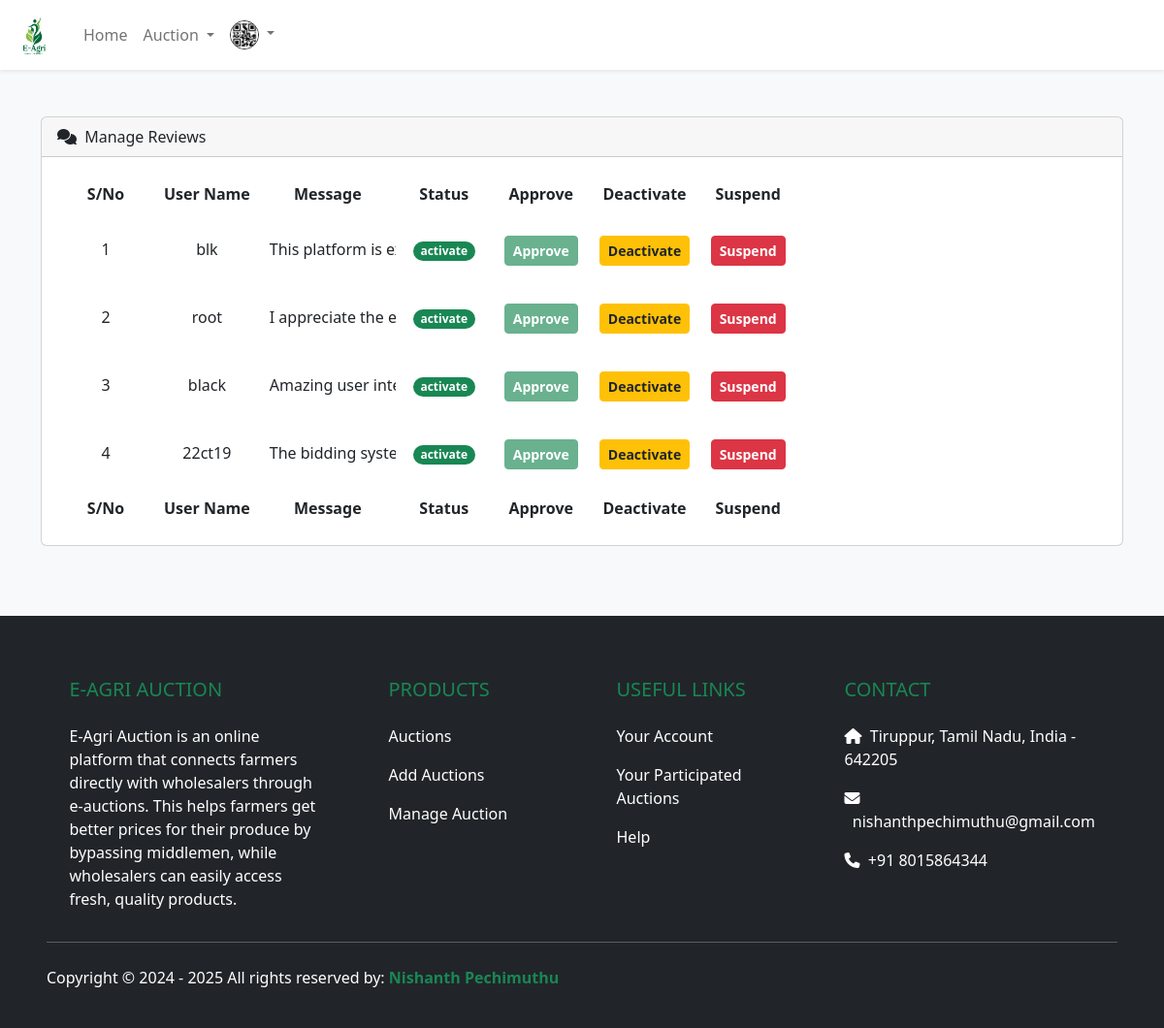
The page /admin/manage-review.php (signed in) on the database its author committed.
### tables this page shows
CREATE TABLE `users` (
  `userId` int(11) NOT NULL,
  `userName` varchar(100) NOT NULL,
  `userFirstName` varchar(100) DEFAULT NULL,
  `userLastName` varchar(100) DEFAULT NULL,
  `userEmail` varchar(100) NOT NULL,
  `userPassword` varchar(255) NOT NULL,
  `userPhone` varchar(100) DEFAULT NULL,
  `userAddress` varchar(250) DEFAULT NULL,
  `userProfileImg` varchar(300) DEFAULT 'profile.webp',
  `userAccountNo` varchar(30) DEFAULT NULL,
  `userRole` enum('user','admin') NOT NULL DEFAULT 'user',
  `userStatus` enum('activate','deactivate','suspend') DEFAULT 'activate',
  `createdAt` timestamp NOT NULL DEFAULT current_timestamp()
);

CREATE TABLE `reviews` (
  `reviewId` int(11) NOT NULL,
  `reviewUserId` int(11) NOT NULL,
  `reviewMessage` mediumtext NOT NULL,
  `reviewStatus` enum('activate','deactivate','suspend') NOT NULL DEFAULT 'activate',
  `createdAt` timestamp NOT NULL DEFAULT current_timestamp()
);

### includes/functions.php (called while the page is built, shortened)
<?php
include 'db.php';
function getAllReviews() {
    global $pdo;
    $stmt = $pdo->prepare("SELECT * FROM reviews");
    $stmt->execute();
    $result = $stmt->fetchAll(PDO::FETCH_ASSOC);
    return $result;
}
function getUserName($user_id) {
    global $pdo;
    $stmt = $pdo->prepare("SELECT * FROM users WHERE userId = :user_id");
    $stmt->execute(['user_id' => $user_id]);
    $result = $stmt->fetch(PDO::FETCH_ASSOC);
    return $result["userName"];
}
function getUserImg($user_id) {
    global $pdo;
    $stmt = $pdo->prepare("SELECT userProfileImg FROM users WHERE userId = :user_id");
    $stmt->execute(['user_id' => $user_id]);
    $result = $stmt->fetch(PDO::FETCH_ASSOC);
    return $result['userProfileImg'] ?? null;
}
?>

### admin/manage-review.php (the view, shortened to what this page needs)
<?php
include("navbar.php");
$reviews = getAllReviews();
?>
<!DOCTYPE html>
<html lang="en">
<head>
    <link href="../assets/css/table-styles.css" rel="stylesheet" />
</head>
<body>
    <div class="container py-5">
        <div class="card mb-4">
            <div class="card-header">
                <i class="fas fa-comments me-1"></i> Manage Reviews
            </div>
            <div class="card-body">
                <table id="reviewsTable">
                    <thead>
                        <tr>
                            <th>S/No</th>
                            <th>User Name</th>
                            <th>Message</th>
                            <th>Status</th>
                            <th>Approve</th>
                            <th>Deactivate</th>
                            <th>Suspend</th>
                        </tr>
                    </thead>
                    <tfoot>
                        <tr>
                            <th>S/No</th>
                            <th>User Name</th>
                            <th>Message</th>
                            <th>Status</th>
                            <th>Approve</th>
                            <th>Deactivate</th>
                            <th>Suspend</th>
                        </tr>
                    </tfoot>
                    <tbody>
                        <?php $counter = 1; ?>
                        <?php foreach ($reviews as $review): ?>
                            <tr>
                                <td><?= $counter++ ?></td>
                                <td><?= htmlspecialchars(getUserName($review['reviewUserId'])) ?></td>
                                <td><?= htmlspecialchars($review['reviewMessage']) ?></td>
                                <td>
                    <p class="badge rounded-pill
                        <?= $review['reviewStatus'] === 'activate' ? 'bg-success text-white' :
                            ($review['reviewStatus'] === 'deactivate' ? 'bg-warning text-dark' :
                            ($review['reviewStatus'] === 'suspend' ? 'bg-danger text-white' :
                            ($review['reviewStatus'] === 'leader' ? 'bg-primary text-white' : 'bg-secondary text-white'))) ?> m-0">
                        <?= htmlspecialchars($review['reviewStatus']) ?>
                    </p>
                                </td>
<td>
    <form method="POST" class="d-inline">
        <button type="submit"
                <?php if ($review['reviewStatus'] == "activate") { echo "disabled"; } ?>
                name="approve"
                class="btn btn-success btn-sm fw-bold text-white"
                onclick="return confirm('Are you sure you want to approve this review?')">Approve</button>
    </form>
</td>
<td>
    <form method="POST" class="d-inline">
        <button type="submit"
                <?php if ($review['reviewStatus'] == "deactivate") { echo "disabled"; } ?>
                name="deactivate"
                class="btn btn-warning btn-sm fw-bold text-dark"
                onclick="return confirm('Are you sure you want to deactivate this review?')">Deactivate</button>
    </form>
</td>
<td>
    <form method="POST" class="d-inline">
        <button type="submit"
                <?php if ($review['reviewStatus'] == "suspend") { echo "disabled"; } ?>
                name="suspend"
                class="btn btn-danger btn-sm fw-bold text-white"
                onclick="return confirm('Are you sure you want to suspend this review?')">Suspend</button>
    </form>
</td>
                            </tr>
                        <?php endforeach; ?>
                    </tbody>
                </table>
            </div>
        </div>
    </div>
</body>
</html>
<?php
include_once("./footer.php");
?>

### admin/navbar.php (shortened to what this page needs)
<!DOCTYPE html>
<html lang="en">
<head>
</head>
<body class="bg-light">
  <nav class="navbar navbar-expand-lg navbar-light bg-white shadow-sm px-2 py-1">
    <a class="navbar-brand" href="../public/auctions.php">
      <img width="54px" height="54px" src="../images/logo/android-chrome-192x192.png" alt="Logo">
    </a>
    <div class="collapse navbar-collapse" id="navbarNav">
      <ul class="navbar-nav mr-auto">
        <li class="nav-item active">
          <a class="nav-link" href="../public/auctions.php">Home</a>
        </li>
        <li class="nav-item dropdown">
          <a class="nav-link dropdown-toggle" href="#" id="navbarDropdown" role="button" data-toggle="dropdown" aria-haspopup="true" aria-expanded="false">
            Auction
          </a>
        </li>
      </ul>
      <ul class="navbar-nav ml-auto">
        <li class="nav-item dropdown">
          <?php $userImg = getUserImg($_SESSION["userId"] ?? ""); ?>
          <a class="nav-link dropdown-toggle" href="#" id="profileDropdown" role="button" data-toggle="dropdown" aria-haspopup="true" aria-expanded="false">
            <img src="../images/profiles/<?= $userImg ?>" alt="Profile" class="rounded-circle border border-dark" width="30" height="30">
          </a>
        </li>
      </ul>
    </div>
  </nav>
</body>
</html>

### admin/manage-review.php (style rules this page uses)
td { height: 50px; line-height: 50px; }
td, th { min-width: 100px; max-width: 140px; text-align: center; vertical-align: middle; white-space: nowrap; overflow: auto; padding: 10px; }

### admin/footer.php (style rules this page uses)
body { display: flex; flex-direction: column; min-height: 100vh; margin: 0; }

### rows shown on the page
users: userProfileImg (picture)
reviews: reviewUserId.userName "blk", reviewMessage "This platform is…", reviewStatus "activate"
reviews: reviewUserId.userName "root", reviewMessage "I appreciate the…", reviewStatus "activate"
reviews: reviewUserId.userName "black", reviewMessage "Amazing user…", reviewStatus "activate"
reviews: reviewUserId.userName "22ct19", reviewMessage "The bidding…", reviewStatus "activate"
